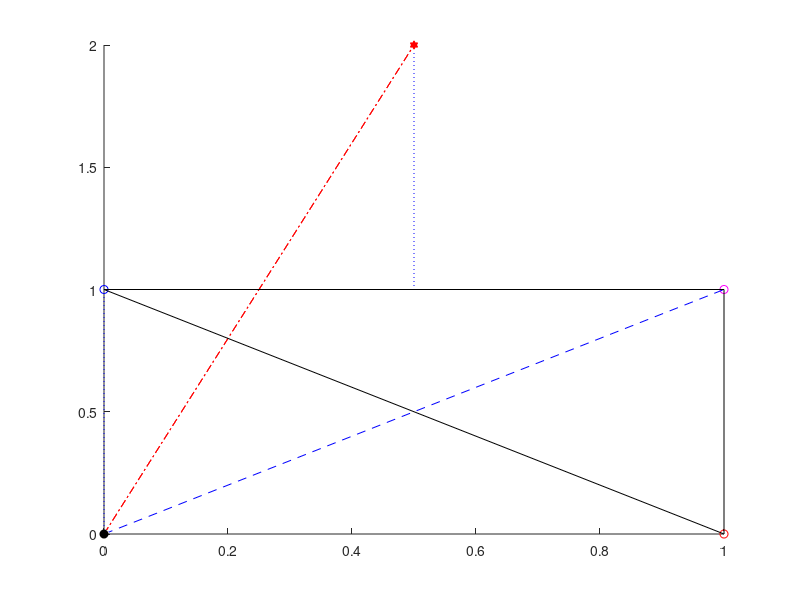

Recreate this plot in MATLAB. (Note: this script raises an error after producing the figure.)

clc

A = [1 0 0]';
B = [0 1 0]';
C = [1 1 0]';

%pnt = [0.5, -0.5, 0.5]'; 

V = [A'; B'; C';];
F = [1 2 3;];

v1 = B-A;
v2 = C-B;

x0 = A(1);
y0 = A(2);
z0 = A(3);

A0 = [x0; y0; z0];

n = cross(v1, v2)/norm(cross(v1, v2));
N = cross(v1, v2);

Op = n'*A0*n;
%pnt_p = ((n'*A0 - pnt)'*n)*n
%pnt_p = (pnt - (dot(pnt,n)/norm(n)^2)*n);
%pnt_p2 = pnt - pnt*n.*n

[P,Q] = meshgrid(0:0.1:1); % Provide a gridwork (you choose the size)
X = x0+v1(1,1)*P+v2(1,1)*Q; % Compute the corresponding cartesian coordinates
Y = y0+v1(2,1)*P+v2(2,1)*Q; %   using the two vectors in w
Z = z0+v1(3,1)*P+v2(3,1)*Q;
%figure()z
%surf(X,Y,Z)


l_mm = C;
l_pp = B;

r = [0.5, 2, 0]';
r(2)

r_p = l_pp;
r_m = l_mm;

rho_p = r_p - n*(n'*r_p);
rho_m = r_m - n*(n'*r_m);

rho = r - n*(n'*r);

l = (rho_p-rho_m)/norm(rho_p-rho_m);

u = cross(l, n);

l_p = (rho_p-rho)'*l;
l_m = (rho_m-rho)'*l;

d = -n'*(r-l_mm)*n;

P0 = norm((rho_p-rho)'*u);
P0_n = ((rho_p-rho)-l_p*l)/P0;

R0 = sqrt(P0^2 + norm(d)^2);

P_p = norm(rho_p-rho);
P_m = norm(rho_m-rho);

R_p = sqrt(P_p^2 + norm(d)^2); 
R_m = sqrt(P_m^2 + norm(d)^2); 

% Integral terms calculation
T1 = P0*log((R_p+l_p)/(R_m+l_m));
T2 = atan((P0*l_p)/(R0^2 + norm(d)*R_p));
T3 = atan((P0*l_m)/(R0^2 + norm(d)*R_m));

I = P0_n'*u*(T1-norm(d)*(T2-T3))

figure();
FC = [1 1 1];
hold on;
plot3(0, 0, 0, 'ok', 'MarkerFaceColor', 'k')
plot3(A(1), A(2), A(3), 'or')
%plot3(Aq(1), Aq(2), Aq(3), 'or', 'MarkerFaceColor', 'r')

plot3(B(1), B(2), B(3), 'ob')
%plot3(Bq(1), Bq(2), Bq(3), 'ob', 'MarkerFaceColor', 'b')

plot3(C(1), C(2), C(3), 'om')
%plot3(Cq(1), Cq(2), Cq(3), 'om', 'MarkerFaceColor', 'm')

%plot3(P1(1), P1(2), P1(3), 'ok')
%plot3(Pq(1), Pq(2), Pq(3), 'ok', 'MarkerFaceColor', 'k')

%plot3([A(1), n(1)+A(1)], [A(2), n(2)+A(2)], [A(3), n(3)+A(3)], 'r')
plot3(Op(1), Op(2), Op(3), 'ok', 'MarkerFaceColor', 'none')
plot3(r(1), r(2), r(3), 'r', 'Marker', 'hexagram', 'MarkerFaceColor', 'r')
%plot3(pnt_p(1)+Op, pnt_p(2)+Op, pnt_p(3)+Op, 'r', 'Marker', 'hexagram', 'MarkerFaceColor', 'none')

plot3([0, n(1)], [0, n(2)], [0, n(3)], ':r')
%plot3([pnt(1), n(1)+pnt(1)], [pnt(2), n(2)+pnt(2)], [pnt(3), n(3)+pnt(3)], ':r')

plot3([Op(1), rho_p(1)+Op(1)], [Op(2), rho_p(2)+Op(2)], [Op(3), rho_p(3)+Op(3)], ':b')
plot3([Op(1), rho_m(1)+Op(1)], [Op(2), rho_m(2)+Op(2)], [Op(3), rho_m(3)+Op(3)], '--b')

plot3([l_mm(1), l_pp(1)], [l_mm(2), l_pp(2)], [l_mm(3), l_pp(3)], '-.m', LineWidth=1.5)

plot3([0, r(1)], [0, r(2)], [0, r(3)], '-.r')
plot3([Op(1), rho(1)+Op(1)], [Op(2), rho(2)+Op(2)], [Op(3), rho(3)+Op(3)], '-.r')

%plot3([pnt_p(1), d(1)+pnt_p(1)], [pnt_p(2), d(2)+pnt_p(2)], [pnt_p(3), d(3)+pnt_p(3)], '-.k')
plot3([r(1), d(1)+r(1)], [r(2), d(2)+r(2)], [r(3), d(3)+r(3)], '-.k')
plot3(rho(1)+Op(1), rho(2)+Op(2), rho(3)+Op(3), 'r', 'Marker', 'hexagram', 'MarkerFaceColor', 'none')

%plot3([r(1), d(1)+r(1)], [r(2), d(2)+r(2)], [r(3), d(3)+r(3)], '-.k')
%plot3([rho(1), P0(1)+rho(1)], [rho(2), P0(2)+rho(2)], [rho(3), P0(3)+rho(3)], '--g')
%plot3([0, P0(1)], [0, P0(2)], [0, P0(3)], '--g')
%plot3([P0_n(1)+Op(1)], [P0_n(2)+Op(2)], [P0_n(3)+Op(3)], 'sb')
plot3([rho(1)+Op(1), P0_n(1)+rho(1)+Op(1)], [rho(2)+Op(2), P0_n(2)+rho(2)+Op(2)], [rho(3)+Op(3), P0_n(3)+rho(3)+Op(3)], ':b')

patch('Faces',F,'Vertices',V, 'FaceColor', FC)

surf(X,Y,Z, FaceAlpha=0.3, FaceColor="none", EdgeColor="k", LineStyle=":")
%shading flat
%legend("A", "A'", "B", "B'", "C", "C'")
legend("O", "A", "B", "C", "O'")

%set(gca, 'XAxisLocation', 'origin', 'YAxisLocation', 'origin')

axis equal
%axis vis3d
%axis padded
grid on;
grid minor;
xlabel('x')
ylabel('y')
zlabel('z')